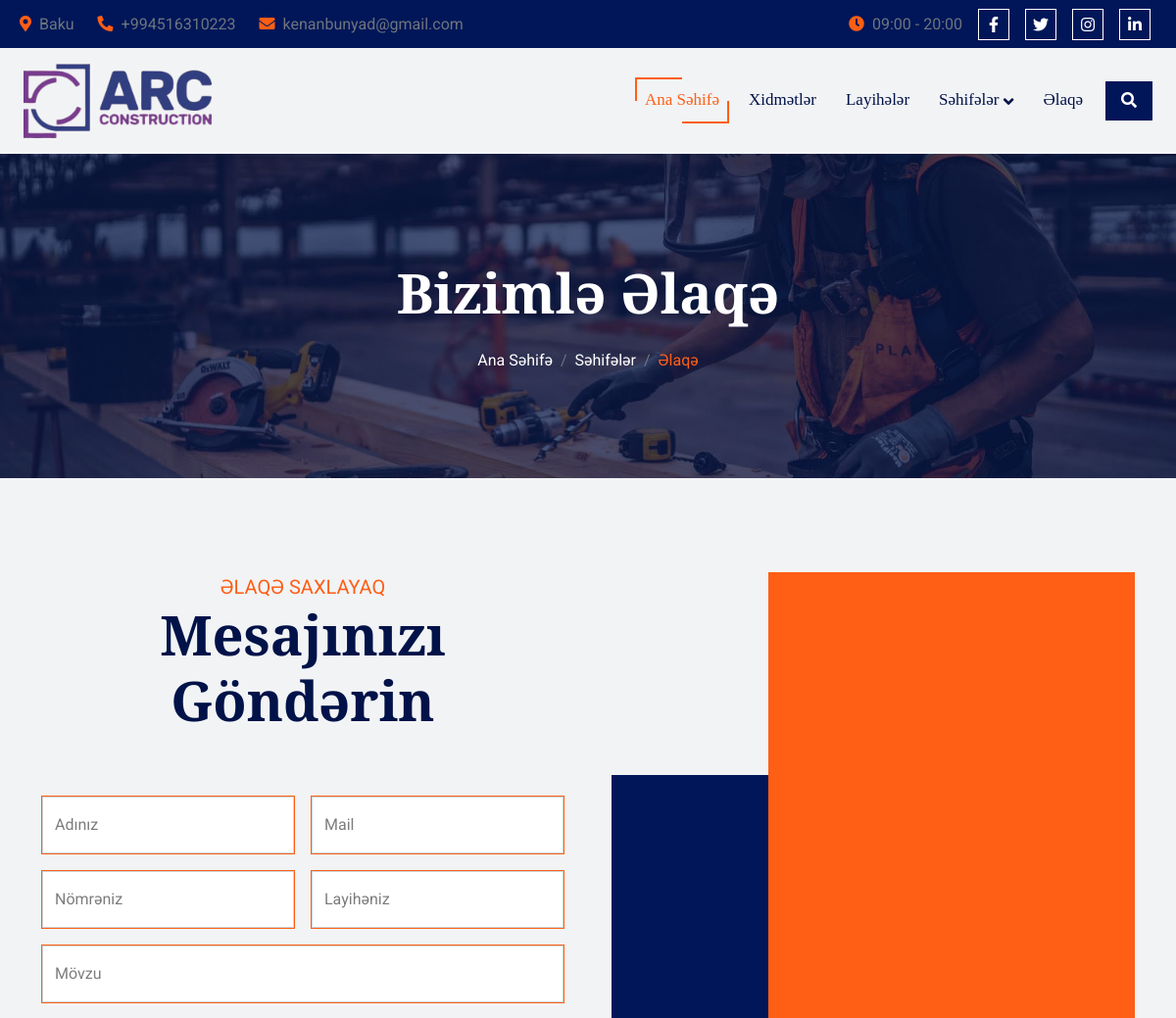
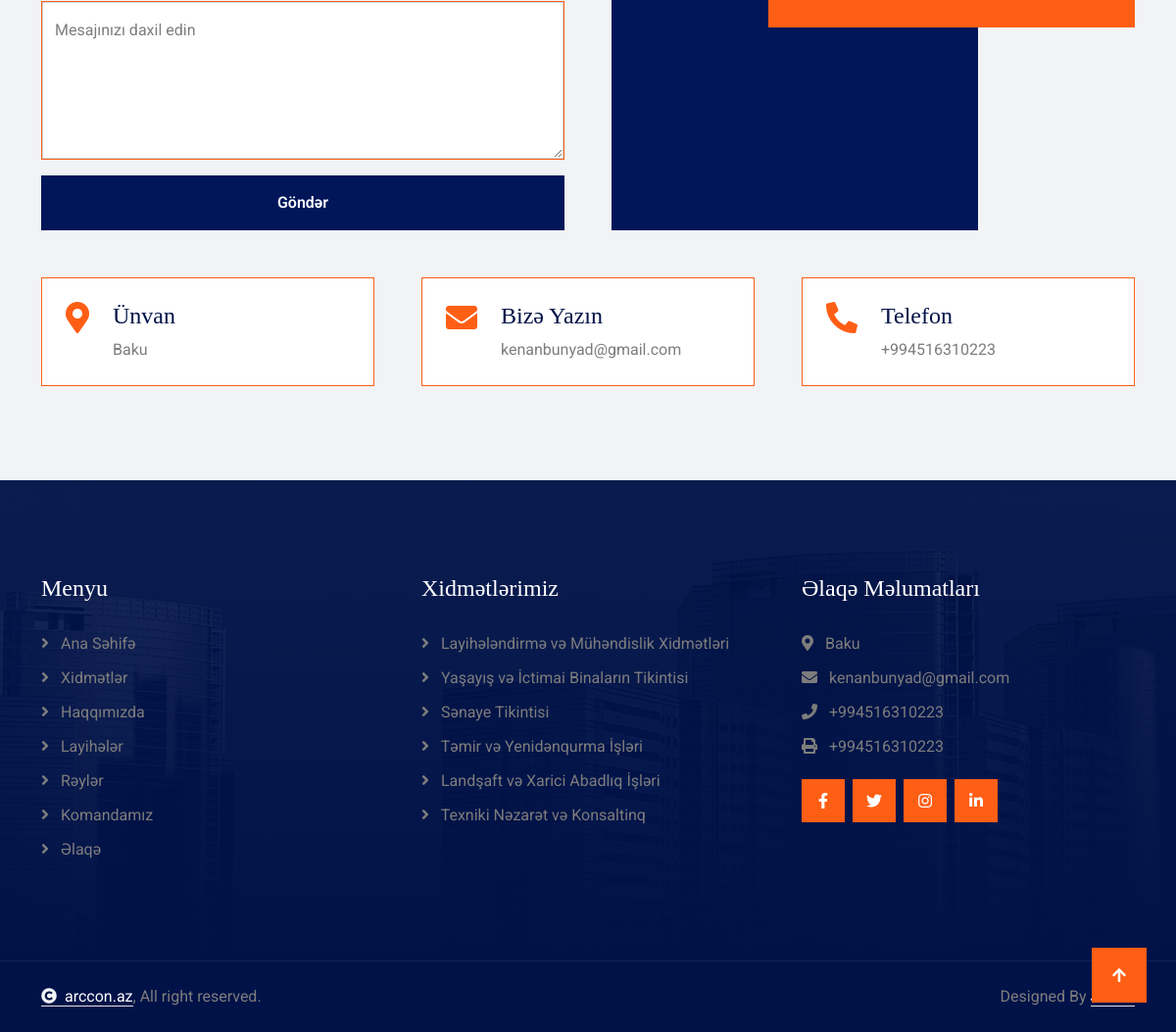
The app's page /contact/, older data (2 pictures, top to bottom).
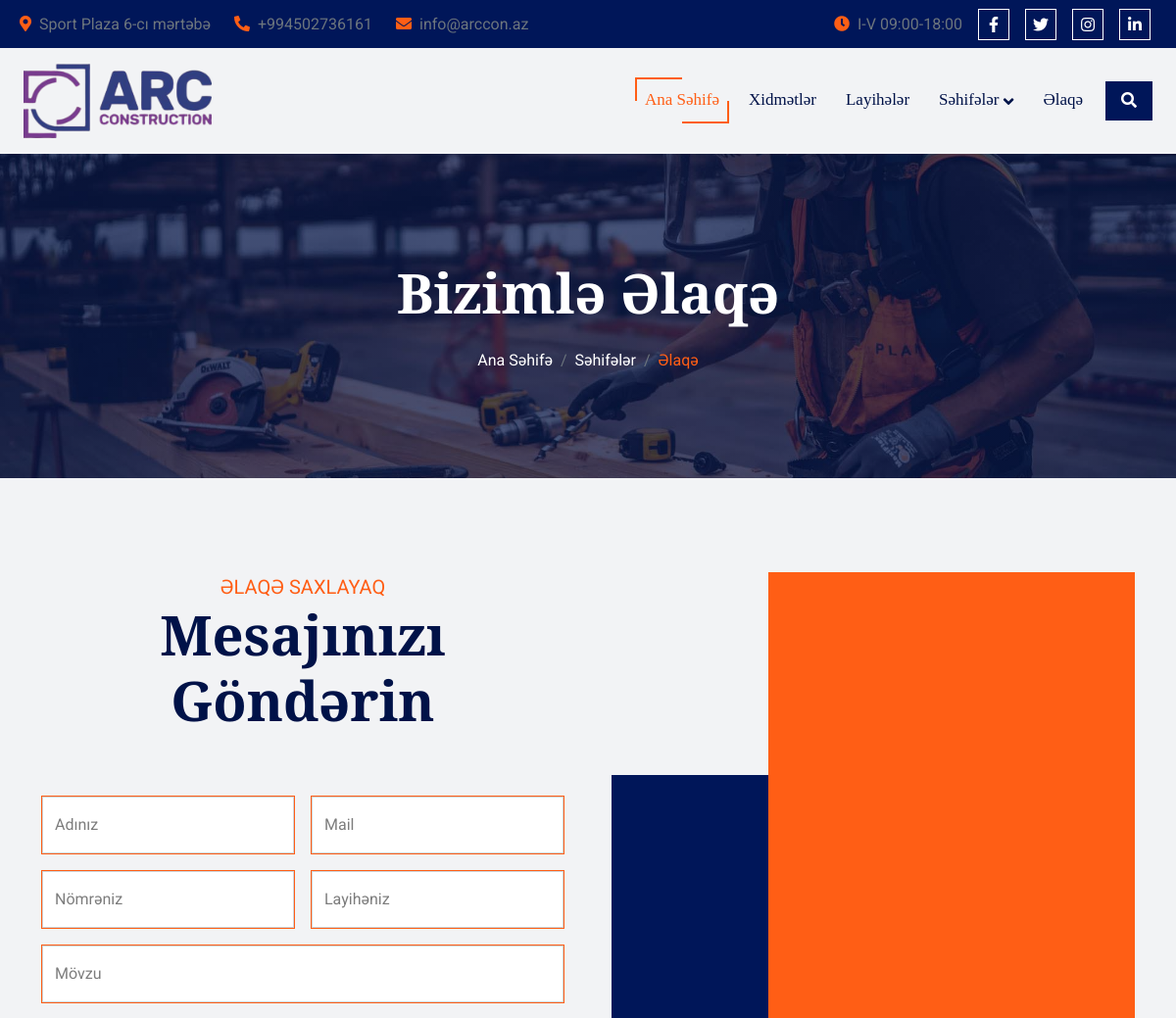
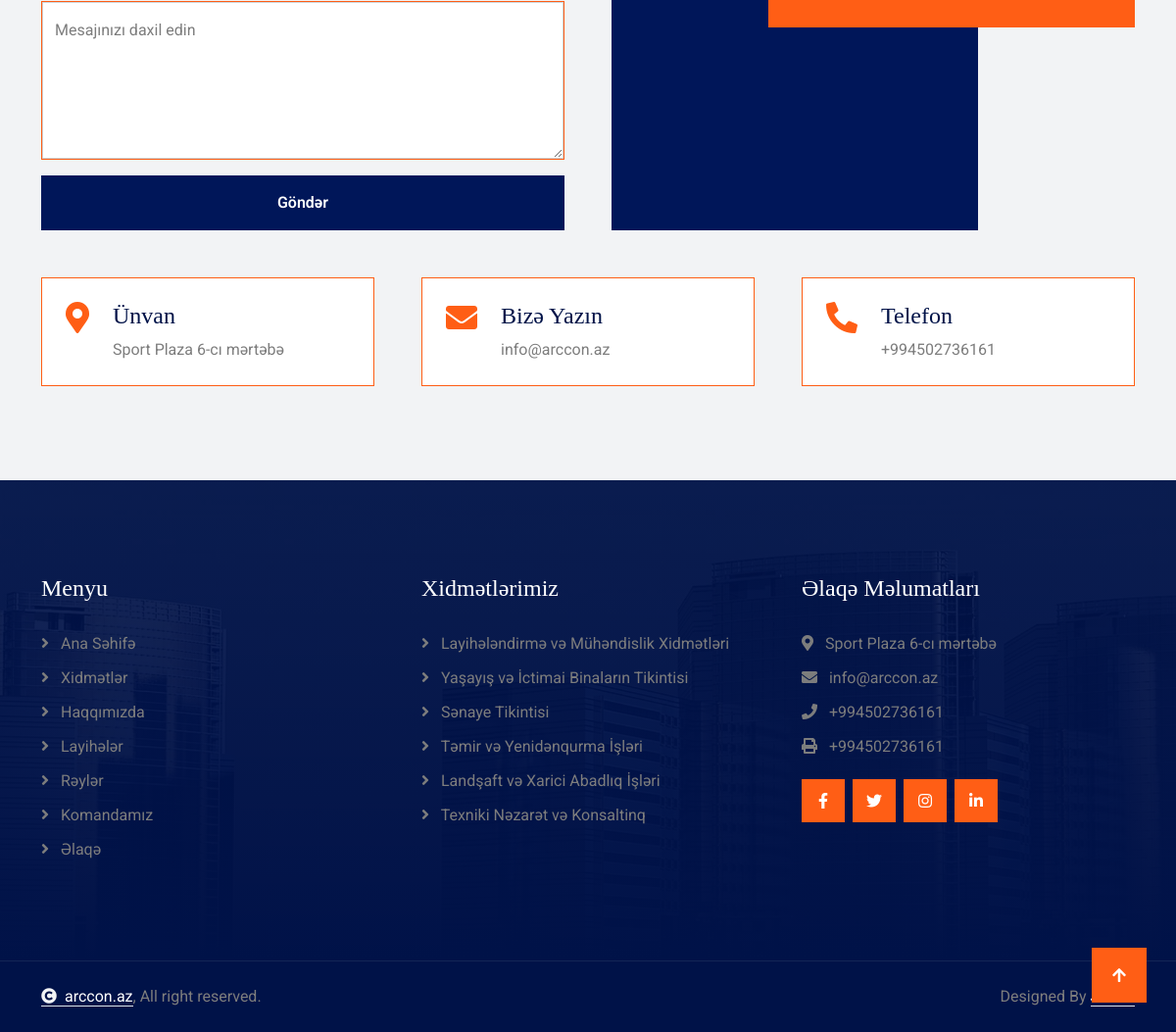
The same page, newer data (2 pictures, top to bottom).
### core/models.py (models this page shows, shortened)
class CompanyInfo(models.Model):
    email = models.EmailField()
    phone = models.CharField(max_length=20)
    location = models.CharField(max_length=255)
    working_hours = models.CharField(max_length=100)
    class Meta:
        verbose_name = "Company Info"
        verbose_name_plural = "Company Info"

### core/views.py (the view, shortened to what this page needs)
# urls.py: path('contact/', views.contact, name='contact'),
def contact(request):
    return render(request, 'contact.html')

### core/context_processors.py (called while the page is built)
def company_info(request):
    company = CompanyInfo.objects.first()
    return {'company_info': company}

def social_media(request):
    social_media = SocialMedia.objects.first()
    return {'social_media': social_media}

### core/templates/contact.html (shortened to what the changed rows need)
{% extends 'base.html' %}
{% load static %}
{% block content %}
    <body>
        <div class="container-fluid contact bg-light py-5">
            <div class="container py-5">
                <div class="row g-5 mb-5">
                    <div class="col-lg-6 wow fadeInLeft" data-wow-delay="0.2s">
                        <div class="text-center mx-auto pb-5" style="max-width: 800px;">
                            <h2 class="display-4 text-capitalize mb-3">Mesajınızı Göndərin</h2>
                        </div>
                    </div>
                </div>
                <div class="row g-5">
                    <div class="col-xl-4 wow fadeInUp" data-wow-delay="0.2s">
                        <div class="d-inline-flex bg-white w-100 border border-secondary p-4">
                            <div>
                                <h4>Ünvan</h4>
                                <p class="mb-0">{{ company_info.location }}</p>
                            </div>
                        </div>
                    </div>
                    <div class="col-lg-6 col-xl-4 wow fadeInUp" data-wow-delay="0.4s">
                        <div class="d-inline-flex bg-white w-100 border border-secondary p-4">
                            <div>
                                <h4>Bizə Yazın</h4>
                                <p class="mb-0">{{ company_info.email }}</p>
                            </div>
                        </div>
                    </div>
                    <div class="col-lg-6 col-xl-4 wow fadeInUp" data-wow-delay="0.6s">
                        <div class="d-inline-flex bg-white w-100 border border-secondary p-4">
                            <div>
                                <h4>Telefon</h4>
                                <p class="mb-0">{{ company_info.phone }}</p>
                            </div>
                        </div>
                    </div>
                </div>
            </div>
        </div>
{% endblock %}

### core/templates/base.html (shortened to what the changed rows need)
<!DOCTYPE html>
{% load static %}
<html lang="en">
    <head>
        <link rel="stylesheet" href="https://use.fontawesome.com/releases/v5.15.4/css/all.css"/>
        <link href="https://cdn.jsdelivr.net/npm/bootstrap-icons@1.4.1/font/bootstrap-icons.css" rel="stylesheet">
        <link rel="stylesheet" href="https://cdnjs.cloudflare.com/ajax/libs/animate.css/4.1.1/animate.min.css"/>
        <link href="{% static 'lib/animate/animate.min.css' %}" rel="stylesheet">
        <link href="{% static 'lib/owlcarousel/assets/owl.carousel.min.css' %}" rel="stylesheet">
        <link href="{% static 'lib/lightbox/css/lightbox.min.css' %}" rel="stylesheet">
        <link href="{% static 'css/bootstrap.min.css' %}" rel="stylesheet">
        <link href="{% static 'css/style.css' %}" rel="stylesheet">
    </head>
    <body>
        <div class="container-fluid topbar d-none d-xl-block w-100">
            <div class="row gx-0 align-items-center" style="height: 45px;">
                <div class="col-lg-6 text-center text-lg-start mb-lg-0">
                    <div class="d-flex flex-wrap">
                        <a href="" class="text-muted me-4"><i class="fas fa-map-marker-alt text-secondary me-2"></i>{{ company_info.location }}</a>
                        <a href="" class="text-muted me-4"><i class="fas fa-phone-alt text-secondary me-2"></i>{{ company_info.phone }}</a>
                        <a href="" class="text-muted me-0"><i class="fas fa-envelope text-secondary me-2"></i>{{ company_info.email }}</a>
                    </div>
                </div>
                <div class="col-lg-6 text-center text-lg-end">
                    <div class="d-flex align-items-center justify-content-end">
                        <a href="#" class="text-muted me-3"><i class="fas fa-clock text-secondary me-2"></i>{{ company_info.working_hours }}</a>
                        <a href="{{ social_media.facebook }}" class="btn btn-primary btn-square border border-white me-3"><i class="fab fa-facebook-f"></i></a>
                        <a href="{{ social_media.twitter }}" class="btn btn-primary btn-square border border-white me-3"><i class="fab fa-twitter"></i></a>
                        <a href="{{ social_media.instagram }}" class="btn btn-primary btn-square border border-white me-3"><i class="fab fa-instagram"></i></a>
                        <a href="{{ social_media.linkedin }}" class="btn btn-primary btn-square border border-white me-3"><i class="fab fa-linkedin-in"></i></a>
                    </div>
                </div>
            </div>
        </div>
        {% block content %}
        {% endblock %}
        <div class="container-fluid footer py-5 wow fadeIn" data-wow-delay="0.2s">
            <div class="container py-5">
                <div class="row g-5">
                    <div class="col-md-6 col-lg-6 col-xl-4">
                        <div class="footer-item d-flex flex-column">
                            <h4 class="text-white mb-4">Əlaqə Məlumatları</h4>
                            <a href=""><i class="fa fa-map-marker-alt me-2"></i> {{ company_info.location }}</a>
                            <a href=""><i class="fas fa-envelope me-2"></i> {{ company_info.email }}</a>
                            <a href=""><i class="fas fa-phone me-2"></i> {{ company_info.phone }}</a>
                            <a href="" class="mb-3"><i class="fas fa-print me-2"></i> {{ company_info.phone }}</a>
                            <div class="footer-btn d-flex align-items-center">
                                <a class="btn btn-secondary btn-md-square me-2" href="{{ social_media.facebook }}"><i class="fab fa-facebook-f text-white"></i></a>
                                <a class="btn btn-secondary btn-md-square me-2" href="{{ social_media.twitter }}"><i class="fab fa-twitter text-white"></i></a>
                                <a class="btn btn-secondary btn-md-square me-2" href="{{ social_media.instagram }}"><i class="fab fa-instagram text-white"></i></a>
                                <a class="btn btn-secondary btn-md-square me-0" href="{{ social_media.linkedin }}"><i class="fab fa-linkedin-in text-white"></i></a>
                            </div>
                        </div>
                    </div>
                </div>
            </div>
        </div>
    </body>
</html>

Row changes from the older to the newer data that the page shows:
changed CompanyInfo: location "Baku" → "Sport Plaza 6-cı mərtəbə"; phone "+994516310223" → "+994502736161"; email "kenanbunyad@gmail.com" → "info@arccon.az"; working_hours "09:00 - 20:00" → "I-V 09:00-18:00"
